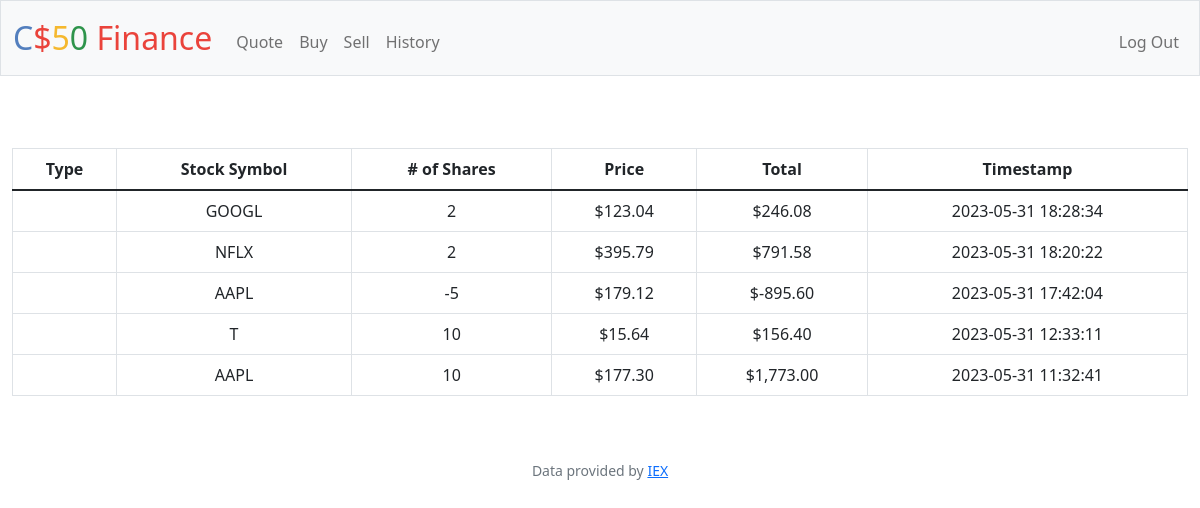
Screenshot of /history (signed in) with the database file from the repository.
### tables this page shows
CREATE TABLE transactions (
id INTEGER PRIMARY KEY AUTOINCREMENT, 
user_id INTEGER NOT NULL,
symbol TEXT NOT NULL,
shares INTEGER NOT NULL,
price NUMERIC NOT NULL, 
timestamp DATETIME DEFAULT CURRENT_TIMESTAMP,
FOREIGN KEY (user_id) REFERENCES users(id)
);

### app.py (the view)
@app.route("/history")
@login_required
def history():
    user_transactions = db.execute(
        "SELECT * FROM transactions WHERE user_id = :user_id ORDER BY timestamp DESC", user_id=session["user_id"])
    return render_template("history.html", transactions=user_transactions)

### app.py (called while the page is built)
@app.after_request
def after_request(response):
    response.headers["Cache-Control"] = "no-cache, no-store, must-revalidate"
    response.headers["Expires"] = 0
    response.headers["Pragma"] = "no-cache"
    return response

### helpers.py (called while the page is built)
def login_required(f):
    @wraps(f)
    def decorated_function(*args, **kwargs):
        if session.get("user_id") is None:
            return redirect("/login")
        return f(*args, **kwargs)
    return decorated_function

def usd(value):
    return f"${value:,.2f}"

### templates/history.html (shortened to what this page needs)
{% extends "layout.html" %}
{% block main %}
    <table class="table table-bordered">
        <thead>
            <tr>
                <th>Type</th>
                <th>Stock Symbol</th>
                <th># of Shares</th>
                <th>Price</th>
                <th>Total</th>
                <th>Timestamp</th>
            </tr>
        </thead>
        <br>
        <tbody>
            {% for transaction in transactions %}
                <tr>
                    <td>{{ transaction.type }}</td>
                    <td>{{ transaction.symbol }}</td>
                    <td>{{ transaction.shares }}</td>
                    <td>{{ (transaction.price) | usd }}</td>
                    <td>{{ (transaction.shares * transaction.price) | usd }}</td>
                    <td>{{ transaction.timestamp }}</td>
                </tr>
            {% endfor %}
        </tbody>
    </table>
{% endblock %}

### templates/layout.html (shortened to what this page needs)
<!DOCTYPE html>
<html lang="en">
    <head>
        <link href="https://cdn.jsdelivr.net/npm/bootstrap@5.1.3/dist/css/bootstrap.min.css" rel="stylesheet">
        <link href="/static/styles.css" rel="stylesheet">
    </head>
    <body>
        <nav class="bg-light border navbar navbar-expand-md navbar-light">
            <div class="container-fluid">
                <a class="navbar-brand" href="/"><span class="blue">C</span><span class="red">$</span><span class="yellow">5</span><span class="green">0</span> <span class="red">Finance</span></a>
                <div class="collapse navbar-collapse" id="navbar">
                    {% if session["user_id"] %}
                        <ul class="navbar-nav me-auto mt-2">
                            <li class="nav-item"><a class="nav-link" href="/quote">Quote</a></li>
                            <li class="nav-item"><a class="nav-link" href="/buy">Buy</a></li>
                            <li class="nav-item"><a class="nav-link" href="/sell">Sell</a></li>
                            <li class="nav-item"><a class="nav-link" href="/history">History</a></li>
                        </ul>
                        <ul class="navbar-nav ms-auto mt-2">
                            <li class="nav-item"><a class="nav-link" href="/logout">Log Out</a></li>
                        </ul>
                    {% else %}
                        <ul class="navbar-nav ms-auto mt-2">
                            <li class="nav-item"><a class="nav-link" href="/register">Register</a></li>
                            <li class="nav-item"><a class="nav-link" href="/login">Log In</a></li>
                        </ul>
                    {% endif %}
                </div>
            </div>
        </nav>
        <main class="container-fluid py-5 text-center">
            {% block main %}{% endblock %}
        </main>
        <footer class="mb-5 small text-center text-muted">
            Data provided by <a href="https://iexcloud.io/">IEX</a>
        </footer>
    </body>
</html>

### static/styles.css (style rules this page uses)
nav .navbar-brand { font-size: xx-large; }
nav .navbar-brand .blue { color: #537fbe; }
nav .navbar-brand .red { color: #ea433b; }
nav .navbar-brand .yellow { color: #f5b82e; }
nav .navbar-brand .green { color: #2e944b; }

### rows the page displays
transactions: price "$123.04", (transaction.shares*transaction.price)|usd "$246.08"
transactions: price "$395.79", (transaction.shares*transaction.price)|usd "$791.58"
transactions: price "$179.12", (transaction.shares*transaction.price)|usd "$-895.60"
transactions: price "$15.64", (transaction.shares*transaction.price)|usd "$156.40"
transactions: price "$177.30", (transaction.shares*transaction.price)|usd "$1,773.00"
